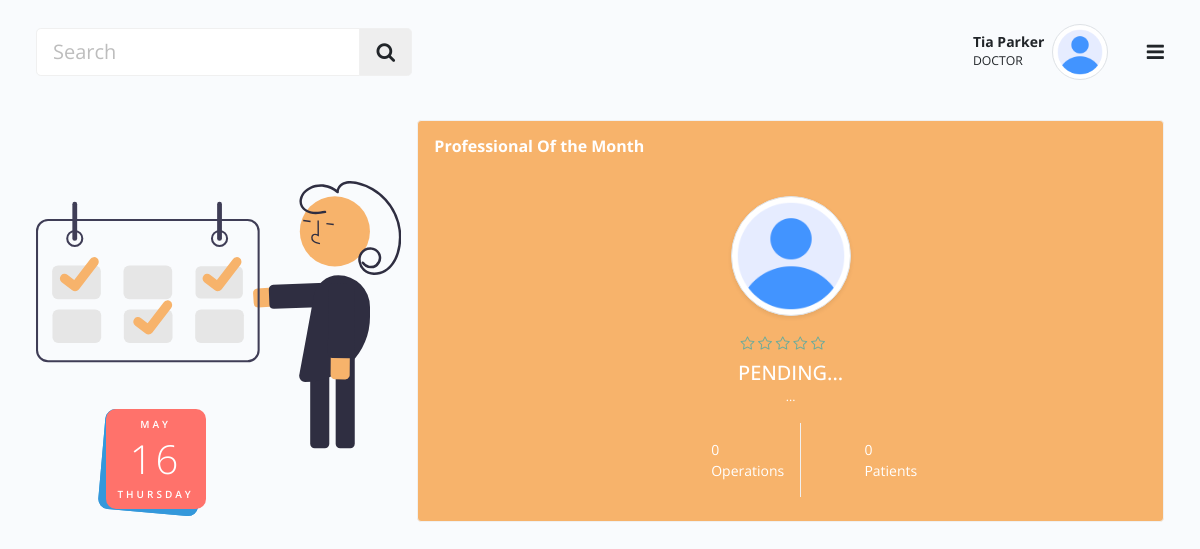
Screenshot of /index (signed in) with the database file from the repository.
### tables this page shows
CREATE TABLE users (
    id INTEGER PRIMARY KEY AUTOINCREMENT,
    dob TEXT NOT NULL,
    first_name TEXT NOT NULL,
    last_name TEXT NOT NULL,
    user_role TEXT NOT NULL,
    email TEXT NOT NULL UNIQUE,
    gender TEXT NOT NULL,
    phone_number TEXT NOT NULL,
    passcode TEXT NOT NULL
);

### app.py (the view)
@app.route("/index")
def index():
    db = get_db()
    users = db.execute("SELECT * FROM users").fetchall()
    notifications = db.execute(f"SELECT * FROM notifications WHERE user_id = '{g.user['id']}'").fetchall()
    data = {'patients': 0, 'doctors': 0, 'nurses': 0, 'doctors_data':[], 'patients_data': [], 'rooms':db.execute("SELECT * FROM rooms").fetchall()}
    for user in users:
        if user['user_role'] == 'DOCTOR':
            data['doctors']+=1
            data['doctors_data'].append(user)
        elif user['user_role'] == 'NURSE':
            data['nurses']+=1
        elif user['user_role'] == 'PATIENT':
            data['patients']+=1
            data['patients_data'].append(user)
    return render_template("index.html", data=data, notifications=notifications)

### api_routes/api_auth.py (called while the page is built)
@bp.before_app_request
def load_logged_in_user():
    user_id = session.get('user_id')
    if user_id is None:
        g.user = None
    else:
        g.user = get_db().execute(
            'SELECT * FROM users WHERE id = ?', (user_id,)
        ).fetchone()

### db.py (called while the page is built)
def dict_factory(cursor, row):
    d = {}
    for idx, col in enumerate(cursor.description):
        d[col[0]] = row[idx]
    return d

def get_db():
    if 'db' not in g:
        g.db = sqlite3.connect(
            'database.db',
            detect_types=sqlite3.PARSE_DECLTYPES
        )
        g.db.row_factory = dict_factory
    return g.db

### templates/index.html (shortened to what this page needs)
{% extends 'base.html' %}
{% block content %}
<div class="main px-lg-4 px-md-4">
    {% include 'shared/header.html'%}
    <div class="body d-flex py-3">
        <div class="container-xxl">
            <div class="row g-3 mb-3">
                <div class="col-md-12 col-lg-4 col-xl-4 d-none d-lg-block">
                    <div class="calandarclock-block">
                        <div class="signboard outer">
                            <div class="signboard front inner anim04c">
                                <ul>
                                    <li>
                                        <ul class="calendarMain anim04c">
                                            <li class="month anim04c">
                                                <span></span>
                                            </li>
                                            <li class="date anim04c">
                                                <span></span>
                                            </li>
                                            <li class="day anim04c">
                                                <span></span>
                                            </li>
                                        </ul>
                                    </li>
                                </ul>
                            </div>
                            <div class="signboard left inner anim04c">
                                <ul>
                                </ul>
                            </div>
                            <div class="signboard right inner anim04c">
                                <ul>
                                </ul>
                            </div>
                        </div>
                    </div>
                </div>
                <div class="col-md-12 col-lg-8 col-xl-8">
                    {% if g.user.user_role == 'DOCTOR' %}
                    <div class="card bg-secondary position-relative">
                        <div class="card-header py-3 d-flex justify-content-between bg-transparent border-bottom-0">
                            <h6 class="mb-0 fw-bold text-white ">Professional Of the Month</h6>
                        </div>
                        <div class="card-body text-center p-4 text-white">
                            <img src="{{url_for('static', filename='assets/images/profile.png')}}" alt="" class="rounded-circle mb-3 img-thumbnail avatar xl shadow-sm">
                            <div class="d-flex align-items-center justify-content-center">
                                <span class="mb-2 me-3">
                                    <a href="#" class="rating-link active"><i class="bi bi-star text-primary"></i></a>
                                    <a href="#" class="rating-link active"><i class="bi bi-star text-primary"></i></a>
                                    <a href="#" class="rating-link active"><i class="bi bi-star text-primary"></i></a>
                                    <a href="#" class="rating-link active"><i class="bi bi-star text-primary"></i></a>
                                    <a href="#" class="rating-link active"><i class="bi bi-star text-primary"></i></a>
                                </span>
                            </div>
                            <h5 class="mb-0">PENDING...</h5><span class="small">...</span>
                            <div class="d-flex justify-content-center pt-3">
                                <div class="opration d-flex justify-content-start align-content-center p-3">
                                    <i class="icofont-operation-theater fs-1"></i>
                                    <div class="opt_ineer text-start ps-3">
                                        <span class="d-block">0</span>
                                        <span class="d-block">Operations</span>
                                    </div>
                                </div>
                                <div class="pations-visit d-flex justify-content-start align-content-center p-3 border-start">
                                    <i class="icofont-crutch fs-1"></i>
                                    <div class="opt_ineer text-start ps-3">
                                        <span class="d-block">0</span>
                                        <span class="d-block">Patients</span>
                                    </div>
                                </div>
                            </div>
                        </div>
                    </div>
                    {% endif %}
                </div>
            </div>
        </div>
    </div>
</div>
{% endblock %}

### templates/shared/header.html (shortened to what this page needs)
<div class="header">
    <nav class="navbar py-4">
        <div class="container-xxl">
            <div class="h-right d-flex align-items-center mr-5 mr-lg-0 order-1">
                <div class="d-flex">
                    <a class="nav-link text-primary collapsed" href="help.html" title="Get Help">
                        <i class="icofont-info-square fs-5"></i>
                    </a>
                </div>
                <div class="dropdown notifications zindex-popover">
                    <a class="nav-link dropdown-toggle pulse" href="#" role="button" data-bs-toggle="dropdown">
                        <i class="icofont-alarm fs-5"></i>
                    </a>
                </div>
                <div class="dropdown user-profile ml-2 ml-sm-3 d-flex align-items-center zindex-popover">
                    <div class="u-info me-2">
                        <p class="mb-0 text-end line-height-sm "><span class="font-weight-bold">{{g.user.first_name}} {{g.user.last_name}}</span></p>
                        <small>{{ g.user.user_role }}</small>
                    </div>
                    <a class="nav-link dropdown-toggle pulse p-0" href="#" role="button" data-bs-toggle="dropdown" data-bs-display="static">
                        <img class="avatar lg rounded-circle img-thumbnail" src="{{url_for('static', filename='assets/images/profile.png')}}" alt="profile">
                    </a>
                </div>
                <div class="setting ms-2">
                    <a href="#" data-bs-toggle="modal" data-bs-target="#Settingmodal"><i class="icofont-gear-alt fs-5"></i></a>
                </div>
            </div>
            <button class="navbar-toggler p-0 border-0 menu-toggle order-3" type="button" data-bs-toggle="collapse" data-bs-target="#mainHeader">
                <span class="fa fa-bars"></span>
            </button>
            <div class="order-0 col-lg-4 col-md-4 col-sm-12 col-12 mb-3 mb-md-0 ">
                <div class="input-group flex-nowrap input-group-lg">
                    <input type="search" class="form-control" placeholder="Search" aria-label="search" aria-describedby="addon-wrapping">
                    <button type="button" class="input-group-text" id="addon-wrapping"><i class="fa fa-search"></i></button>
                </div>
            </div>
        </div>
    </nav>
</div>

### rows the page displays
users: user.first_name "Tia", user.last_name "Parker", user.user_role "DOCTOR"
